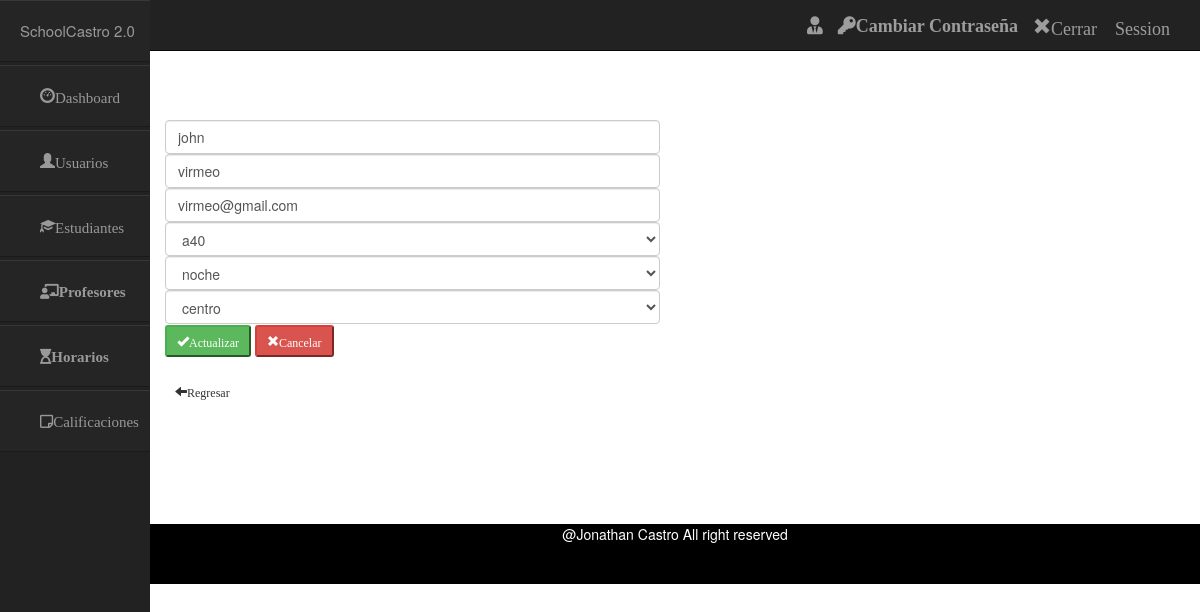
Screenshot of /estudiantes_controller/editar/4 with the database file from the repository.
### tables this page shows
CREATE TABLE `estudiantes` (
  `id` int(50) NOT NULL,
  `nombre` varchar(50) NOT NULL,
  `apellido` varchar(50) NOT NULL,
  `email` varchar(50) NOT NULL,
  `session` varchar(50) NOT NULL,
  `turno` varchar(50) NOT NULL,
  `sede` varchar(50) NOT NULL
);

### application/controllers/Estudiantes_controller.php (called while the page is built, shortened)
<?php
class Estudiantes_controller extends CI_Controller {
        public function editar($id) {
            $data['usuario'] = $this->session->userdata('usuario');
            $data['datos'] = $this->estudiantes_model->estudiantesPorId($id);
                $this->load->view('include/header');
                $this->load->view('include/navbar',$data);
                $this->load->view('include/sidebar');
                $this->load->view('admin/editar_estudiantes',$data);
                $this->load->view('include/footer');
    }
}

### index.php (called while the page is built, shortened)
<?php
require_once BASEPATH.'core/CodeIgniter.php';

### application/models/Estudiantes_model.php (called while the page is built, shortened)
<?php
class Estudiantes_model extends CI_Model {
	public function estudiantesPorId($id)
	{
		$sql = "SELECT id,nombre,apellido,email,session,turno,sede from estudiantes where id= $id";
		$query = $this->db->query($sql);
		return $query->row();
	}
}

### application/views/admin/editar_estudiantes.php (the view)
<br>
<br>
<br>
<br>
<br>
<br>
	<div class="row col-md-6" >
		<form action="" method="post">
			<input type="text" class="form-control" name="nombre" value="<?php echo $datos->nombre?>">
			<input type="text" class="form-control"  name="apellido" value="<?php echo $datos->apellido?>">
			<input type="text" class="form-control" name="email" value="<?php echo $datos->email?>">
			<select name="session" class="form-control" id="session" >
				<option><?php echo $datos->session?></option>
			</select>
			<select name="turno" class="form-control" id="turno" >
				<option><?php echo $datos->turno?></option>
			</select>
			<select name="sede" class="form-control" id="sede">
				<option><?php echo $datos->sede?></option>
			</select>
			<button type="submit" name="submit" value="submit" class="btn-success btn-sm glyphicon glyphicon-ok">Actualizar</button>
			<button type="reset" class="btn-danger btn-sm glyphicon glyphicon-remove">Cancelar</button>
			<br>
			<br>
			<a href="<?php echo base_url();?>estudiantes_controller"><span class="btn-default btn-sm glyphicon glyphicon-arrow-left">Regresar</span></a>
		</form>
<br>
<br>
<br>
<br>
<br>
<br>
	</div>

### assets/css/styles_sidebar.css (style rules this page uses)
.row { margin-left:0px; margin-right:0px; }

### rows the page displays
estudiantes: nombre "john", apellido "virmeo", email "virmeo@gmail.com", session "a40", turno "noche", sede "centro"
